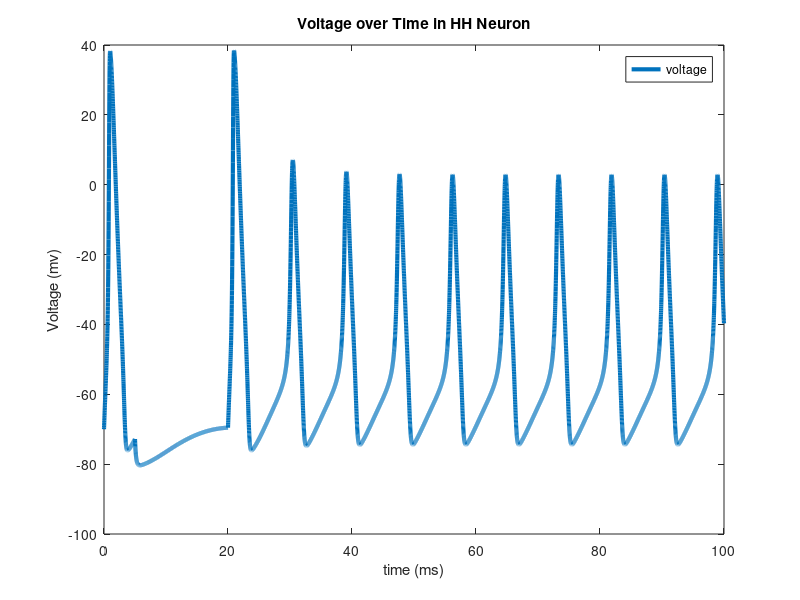
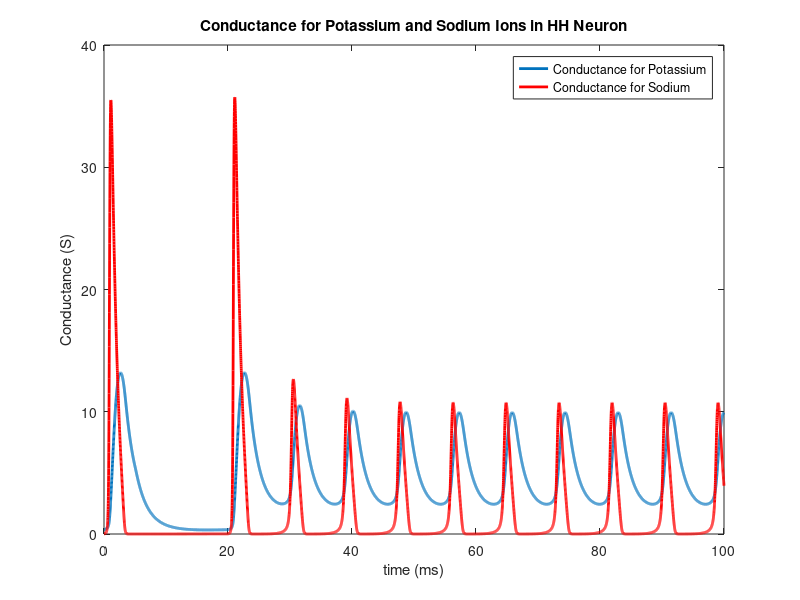

These charts were generated, in order, by the following MATLAB code:
%% Source: I have followed the instructions in andysbrainblog.blogspot.com which was a very helpful resource 
% The code below is reproduced from the blog with certain parameters
% changed
%% Setting Constants and Simulation Parameters 
% simulation time
simulationTime = 100; %in milliseconds
deltaT=.01;
t=0:deltaT:simulationTime; % to store timepoints in simulation 


% specify the external current I that changes over time (50 (500 ms), 0 (1500 ms) then 50 again)
changeTimes = [0]; %in milliseconds
currentLevels = [50]; %Change this to see effect of different currents on voltage (values chosen: 3, 20, 50, 1000)

%Set externally applied current across time
%Here, first 500 timesteps are at current of 50, next 1500 timesteps at
%current of zero (resets resting potential of neuron), and the rest of
%timesteps are at constant current
I(1:500) = currentLevels; I(501:2000) = 0; I(2001:numel(t)) = currentLevels;
%Comment out the above line and uncomment the line below for constant current, and observe effects on voltage timecourse
%I(1:numel(t)) = currentLevels;


%constant parameters from can be found in Table 3 of paper
gbar_K=36; gbar_Na=120; g_L=.3;
E_K = -12; E_Na=115; E_L=10.6;
C=1;


%% set the initial states- based on stead state of HH model (all equation numberings wrt paper)

V=0; %Baseline voltage
alpha_n = 0.01 * ( (10-V) / (exp((10-V)/10)-1) ); %Equation 12
beta_n = 0.125*exp(-V/80); %Equation 13
alpha_m = 0.1*( (25-V) / (exp((25-V)/10)-1) ); %Equation 20
beta_m = 4*exp(-V/18); %Equation 21
alpha_h = 0.07*exp(-V/20); %Equation 23
beta_h = 1/(exp((30-V)/10)+1); %Equation 24

n(1) = alpha_n/(alpha_n+beta_n); %Equation 9
m(1) = alpha_m/(alpha_m+beta_m); %Equation 18
h(1) = alpha_h/(alpha_h+beta_h); %Equation 18

%% Main Loop: Compute coefficients, currents, and derivates at each time step
for i=1:numel(t)-1
   
    %calculate the coefficients
    % Same equations as above but calculating at each time step
    alpha_n(i) = 0.01 * ( (10-V(i)) / (exp((10-V(i))/10)-1) );
    beta_n(i) = 0.125*exp(-V(i)/80);
    alpha_m(i) = 0.1*( (25-V(i)) / (exp((25-V(i))/10)-1) );
    beta_m(i) = 4*exp(-V(i)/18);
    alpha_h(i) = 0.07*exp(-V(i)/20);
    beta_h(i) = 1/(exp((30-V(i))/10)+1);
   
   
    %calculate the currents (Ionic current is external current - individual currents)
    I_Na = (m(i)^3) * gbar_Na * h(i) * (V(i)-E_Na); %Equations 3 and 14
    I_K = (n(i)^4) * gbar_K * (V(i)-E_K); %Equations 4 and 6
    I_L = g_L *(V(i)-E_L); %Equation 5
    I_ion = I(i) - I_K - I_Na - I_L;
   
   
    % calculate the derivatives using Euler's method (first order) of numerical
    % integration 
    V(i+1) = V(i) + deltaT*I_ion/C;
    n(i+1) = n(i) + deltaT*(alpha_n(i) *(1-n(i)) - beta_n(i) * n(i)); %Equation 7
    m(i+1) = m(i) + deltaT*(alpha_m(i) *(1-m(i)) - beta_m(i) * m(i)); %Equation 15
    h(i+1) = h(i) + deltaT*(alpha_h(i) *(1-h(i)) - beta_h(i) * h(i)); %Equation 16

end


V = V-70; %Set resting potential to -70mv

%% Plotting 

%===plot Voltage===%
plot(t,V,'LineWidth',3)
hold on
legend({'voltage'})
ylabel('Voltage (mv)')
xlabel('time (ms)')
title('Voltage over Time in HH Neuron')


%===plot Conductance===%
figure
p1 = plot(t,gbar_K*n.^4,'LineWidth',2);
hold on
p2 = plot(t,gbar_Na*(m.^3).*h,'r','LineWidth',2);
legend([p1, p2], 'Conductance for Potassium', 'Conductance for Sodium')
ylabel('Conductance (S)')
xlabel('time (ms)')
title('Conductance for Potassium and Sodium Ions in HH Neuron')
